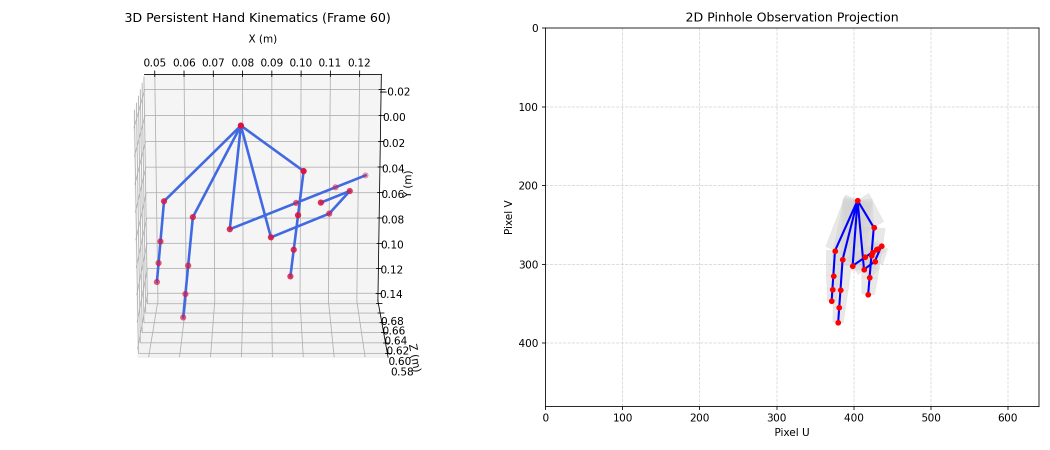
#> input picture deterministic_simulation.png, 2100 x 900 px (shown at 1/2 size)
$ python -i validate_visual_subset.py   (imports and definitions only)   (older library calls are emulated)
#> lines starting #> are read from the running program, lines starting #| are printed output that depends on the picture
#> further down, picture is the input picture: shape (900, 2100, 3); mean B, G, R 248.7, 247.6, 247.9
"""Comprehensive Visual, Geometric, and Gradient Representation Validation.

Tests segment-stratified interaction frames with:
1. Accurate 3D pinhole projection in millimeters.
2. Grayscale Sobel magnitude with fixed contrast scaling.
3. Continuous gradient vector field (direction + magnitude).
4. True multi-channel Di Zenzo structure tensor.
"""

import json
import csv
from pathlib import Path
from collections import defaultdict
import cv2
import numpy as np

ROOT = Path(".")
CAPTURE_ID = "m--20210701--1058--0000000--pilot--relightablehandsy--participant0--two-hands"
CAPTURE_DIR = ROOT / "datasets" / "reinterhand" / "captures" / CAPTURE_ID
SUBSET_DIR = CAPTURE_DIR / "derived" / "mugsy_subset"
MANIFEST_PATH = SUBSET_DIR / "manifest.csv"
CAM_PARAMS_PATH = CAPTURE_DIR / "Mugsy_cameras" / "cam_params.json"
OUT_DIR = ROOT / "experiments" / "subset_validation"

# [1 line not run here, left out]

def compute_dizenzo(img_bgr: np.ndarray):
    """Computes true Di Zenzo structure tensor eigenvalues and orientation."""
    img_rgb = cv2.cvtColor(img_bgr, cv2.COLOR_BGR2RGB).astype(np.float32)

    # Per-channel derivatives
    rx = cv2.Sobel(img_rgb[:, :, 0], cv2.CV_32F, 1, 0, ksize=3)
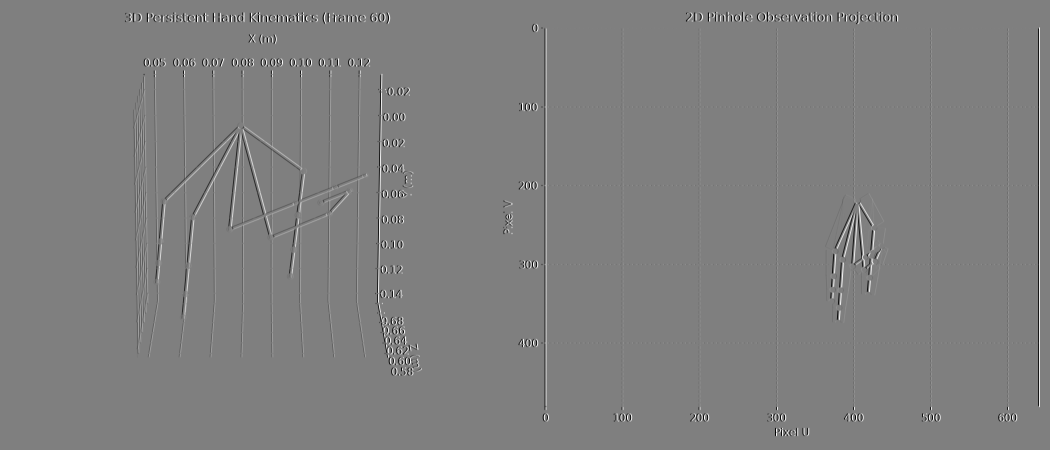
#> rx: shape (900, 2100) float32 (shown at 1/2 size); min -1020, max 1020, mean 0; drawn with min black and max white
    ry = cv2.Sobel(img_rgb[:, :, 0], cv2.CV_32F, 0, 1, ksize=3)
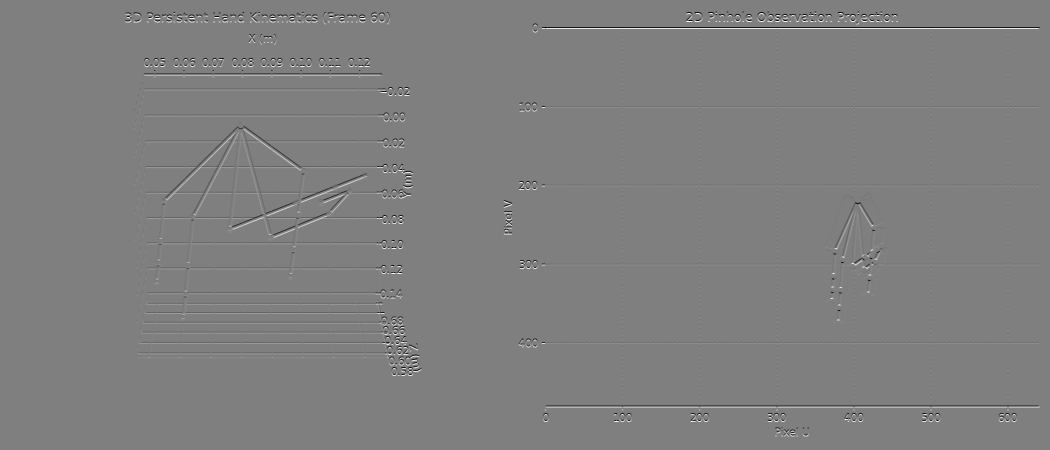
#> ry: shape (900, 2100) float32 (shown at 1/2 size); min -1020, max 1020, mean 0; drawn with min black and max white
    gx = cv2.Sobel(img_rgb[:, :, 1], cv2.CV_32F, 1, 0, ksize=3)
    gy = cv2.Sobel(img_rgb[:, :, 1], cv2.CV_32F, 0, 1, ksize=3)
    bx = cv2.Sobel(img_rgb[:, :, 2], cv2.CV_32F, 1, 0, ksize=3)
    by = cv2.Sobel(img_rgb[:, :, 2], cv2.CV_32F, 0, 1, ksize=3)

    # Structure tensor components
    gxx = rx**2 + gx**2 + bx**2
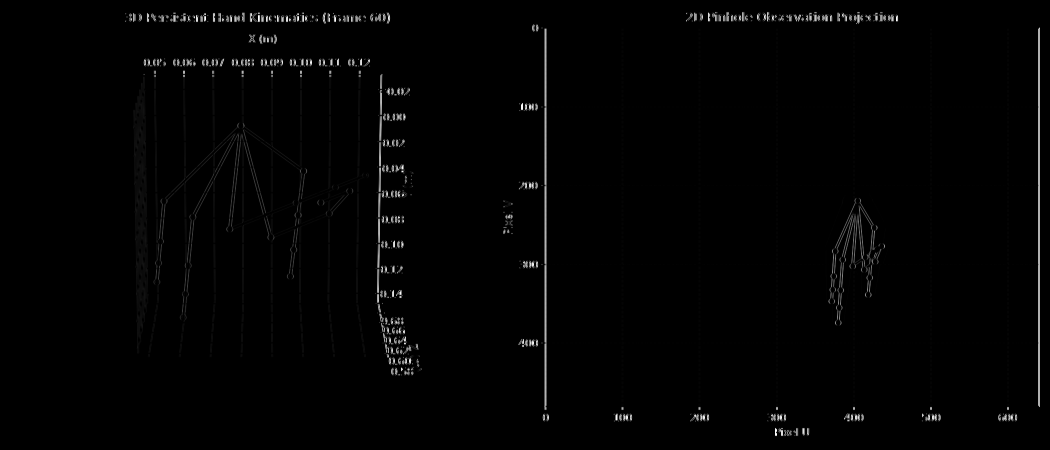
#> gxx: shape (900, 2100) float32 (shown at 1/2 size); min 0, max 3121200, mean 34238.6; drawn with min black and max white
    gyy = ry**2 + gy**2 + by**2
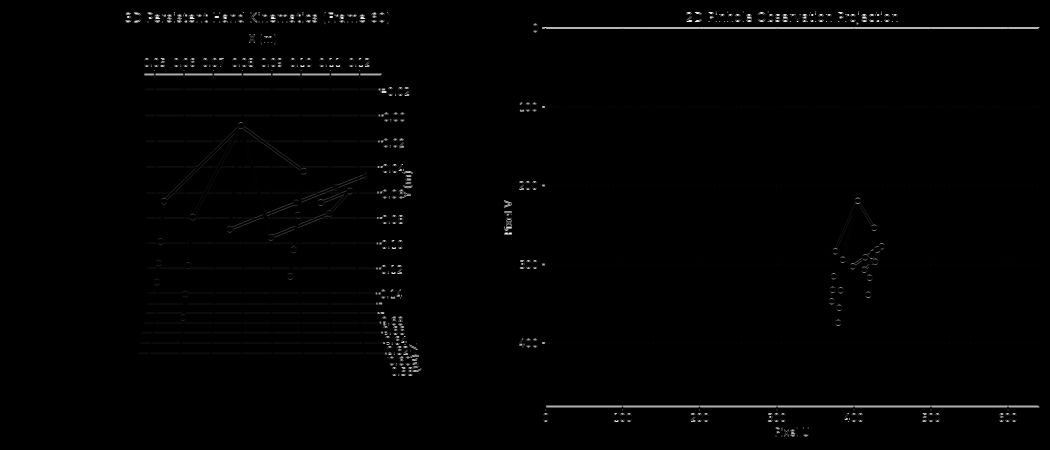
#> gyy: shape (900, 2100) float32 (shown at 1/2 size); min 0, max 3121200, mean 28367; drawn with min black and max white
    gxy = rx * ry + gx * gy + bx * by

    # Primary eigenvalue and edge magnitude
    diff = gxx - gyy
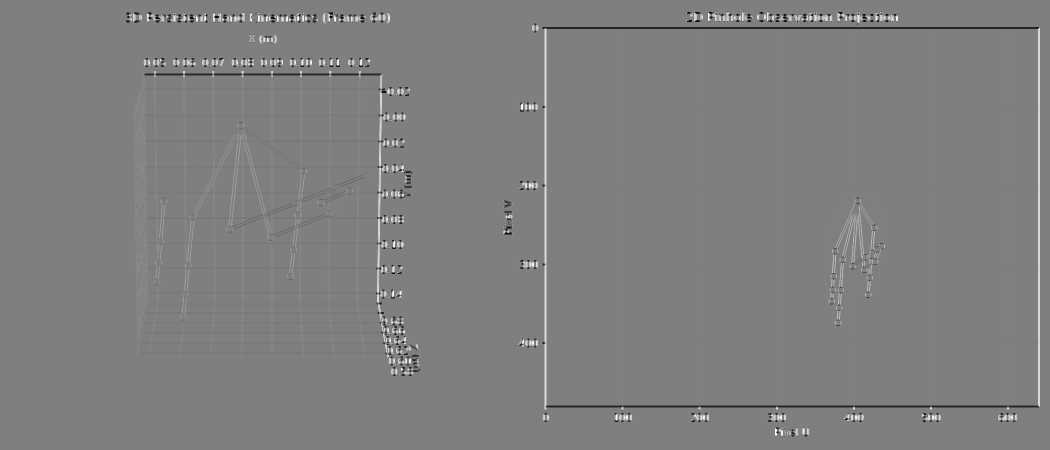
#> diff: shape (900, 2100) float32 (shown at 1/2 size); min -3121200, max 3121200, mean 5871.7; drawn with min black and max white
    disc = np.sqrt(np.maximum(diff**2 + 4.0 * (gxy**2), 0.0))
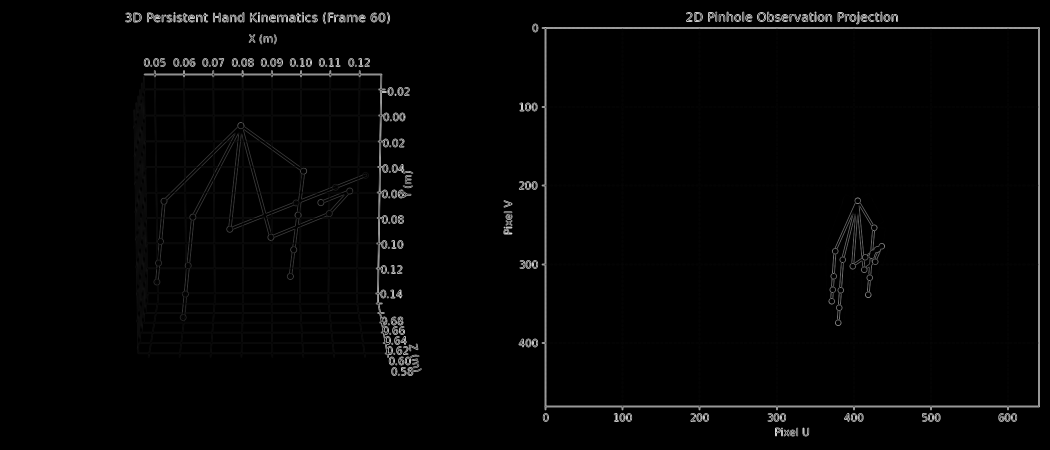
#> disc: shape (900, 2100) float32 (shown at 1/2 size); min 0, max 3652428, mean 62453.2; drawn with min black and max white
    lambda_max = 0.5 * ((gxx + gyy) + disc)
    dizenzo_mag = np.sqrt(np.maximum(lambda_max, 0.0))
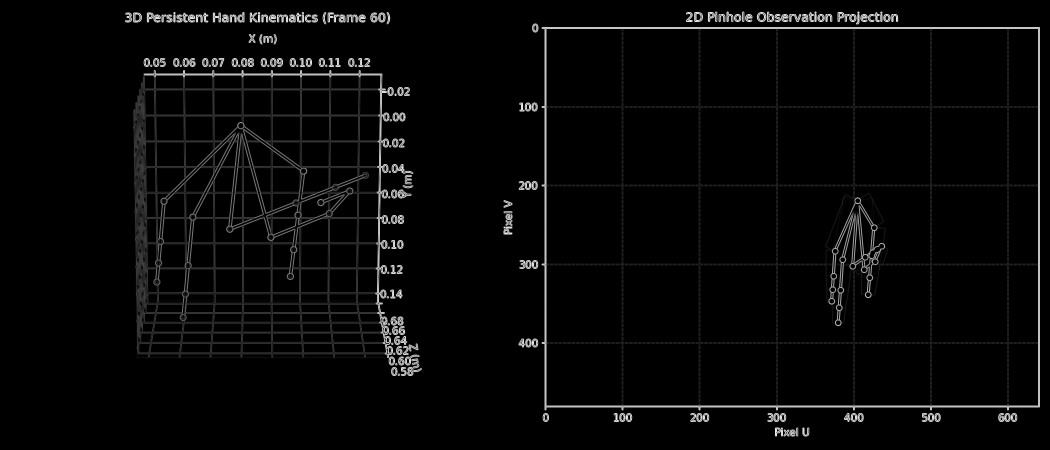
#> dizenzo_mag: shape (900, 2100) float32 (shown at 1/2 size); min 0, max 1911.1, mean 56.3; drawn with min black and max white

    return dizenzo_mag

# [126 lines left out: functions compute_gradient_vector_field, project_points, run_validation, not called in this run]

# [2 lines not run here, left out]

>>> import cv2
>>> picture = cv2.imread('../deterministic_simulation.png')
>>> result = compute_dizenzo(picture)
